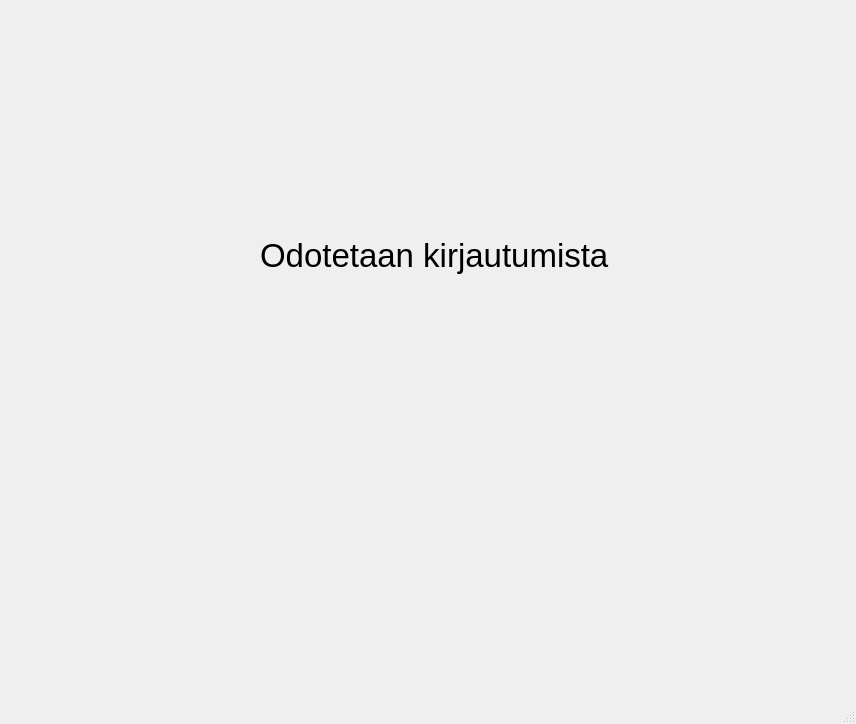
<?xml version="1.0" encoding="UTF-8"?>
<ui version="4.0">
 <class>MainWindow</class>
 <widget class="QMainWindow" name="MainWindow">
  <property name="geometry">
   <rect>
    <x>0</x>
    <y>0</y>
    <width>856</width>
    <height>724</height>
   </rect>
  </property>
  <property name="windowTitle">
   <string>MainWindow</string>
  </property>
  <widget class="QWidget" name="centralwidget">
   <widget class="QLabel" name="labelResult_2">
    <property name="geometry">
     <rect>
      <x>260</x>
      <y>230</y>
      <width>351</width>
      <height>51</height>
     </rect>
    </property>
    <property name="font">
     <font>
      <pointsize>25</pointsize>
     </font>
    </property>
    <property name="text">
     <string>Odotetaan kirjautumista</string>
    </property>
   </widget>
  </widget>
  <widget class="QMenuBar" name="menubar">
   <property name="geometry">
    <rect>
     <x>0</x>
     <y>0</y>
     <width>856</width>
     <height>21</height>
    </rect>
   </property>
  </widget>
  <widget class="QStatusBar" name="statusbar"/>
 </widget>
 <resources/>
 <connections/>
</ui>
